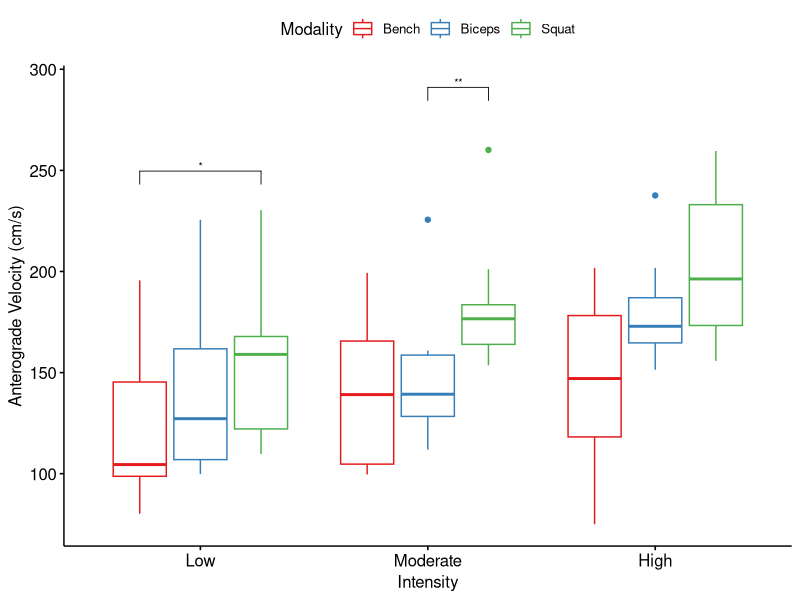
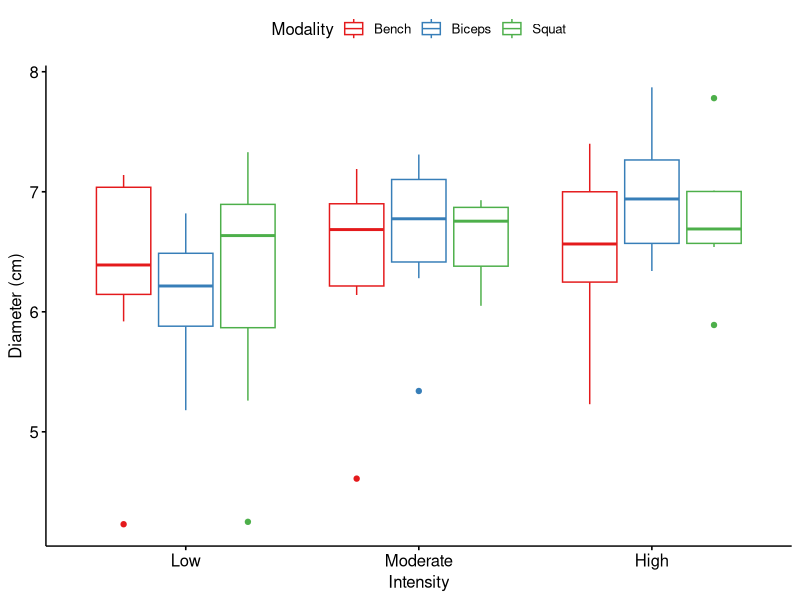
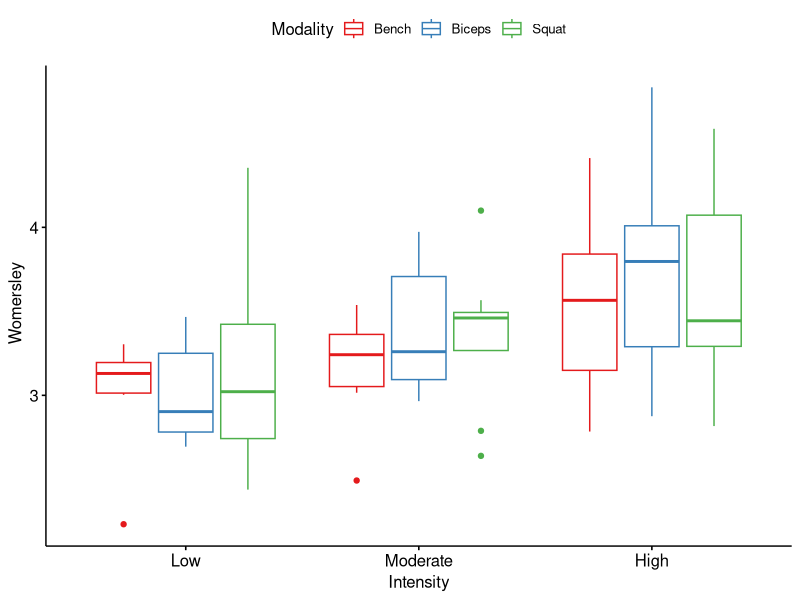
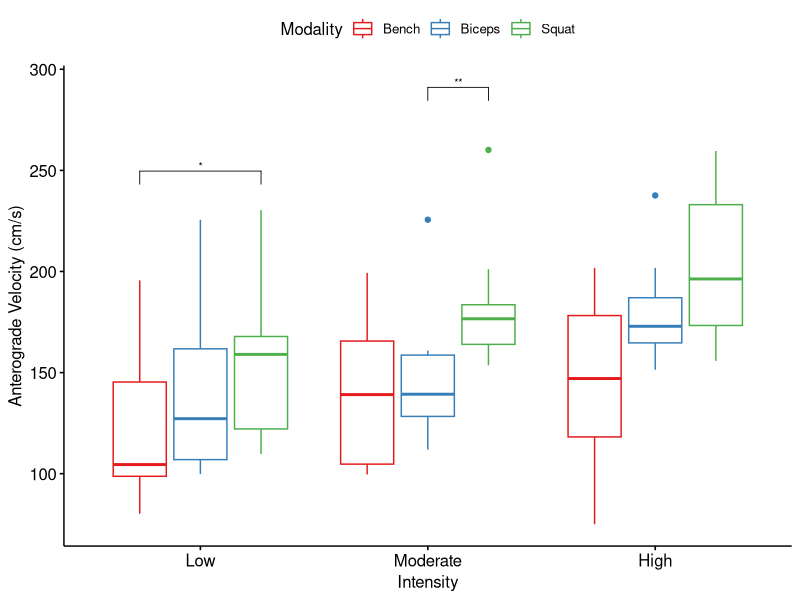
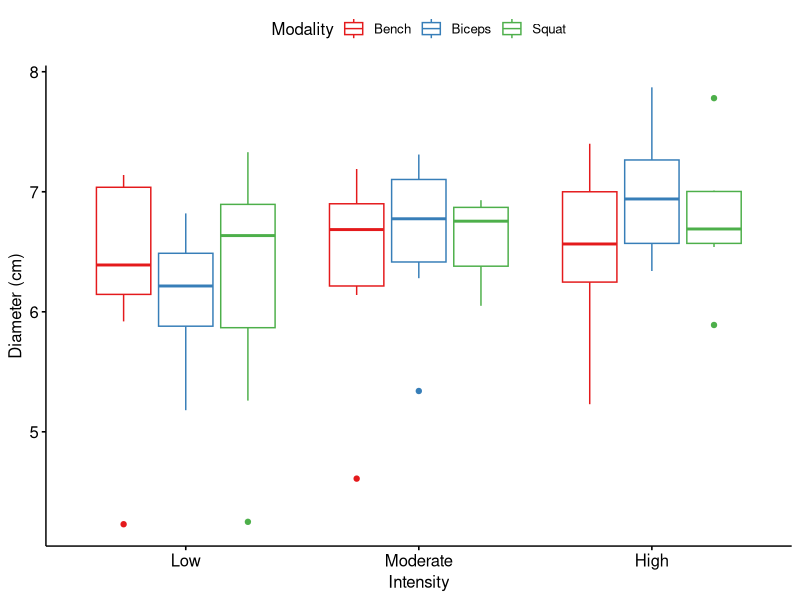
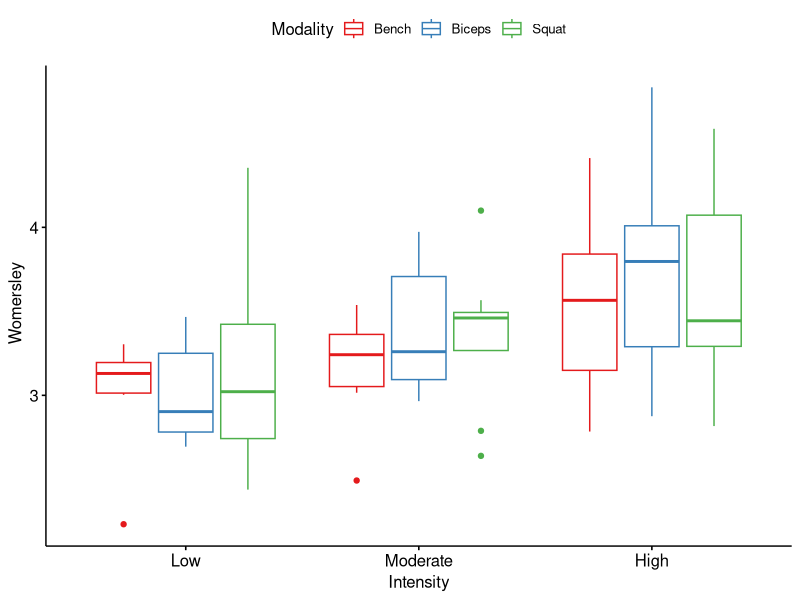

Source code (R) for these figures, in order:
library(readxl)
Modalities <- read_excel("Modalities_Data.xlsx",
                         sheet = "Couri")
View(Modalities)
attach(Modalities)

library(tidyverse)
Modalities <- Modalities %>%
  mutate(Sex=recode_factor(Sex,Male="Male",Female="Female"))%>%
  mutate(Intensity=recode_factor(Intensity,
                                 Low="Low",Moderate="Moderate", High="High"))


Baseline <- Modalities %>% filter(Intensity == "Baseline")

library(psych)
#Descriptives for all
describe(Baseline, na.rm=T, skew=FALSE, ranges=F)

##CROP DATA

Alondra <- Modalities %>%
  filter(Modality == "Squat" | Modality == "Bench"| Modality =="Biceps")
attach(Alondra)

##Descriptives by Intensity and by modality

Squat <-Alondra %>% filter(Modality == "Squat")

Squat %>%
describeBy(Squat$Intensity,
                       na.rm=T, skew=FALSE, ranges=F)

Bench <- Alondra %>% filter(Modality == "Bench")

Bench %>%
  describeBy(Bench$Intensity,
             na.rm=T, skew=FALSE, ranges=F)

Biceps <- Alondra %>% filter(Modality == "Biceps")

Biceps %>%
  describeBy(Biceps$Intensity,
             na.rm=T, skew=FALSE, ranges=F)

##Normality test
library(rstatix)
shapiro_test(Velocity)

## Velocity Analysis

# Repeated Measures Anova (within 2 x 3 subjects)
res.aov <- anova_test(data = Alondra, dv = Velocity,
                      wid = ID, within = Intensity,
                      between = Modality, effect.size = "pes")

# Greenhouse-Geisser sphericity correction is automatically applied-
#-through the Mauchly's Test for Sphericity
get_anova_table(res.aov)

# Post-hoc pairwise comparisons Holms-Bonferroni correction
pwc <- Alondra %>%
  group_by(Intensity) %>%
  pairwise_t_test(Velocity ~ Modality, paired = TRUE,
                  p.adjust.method	= "bonferroni")
pwc

# Effect size Cohen's D with Hedge's g correction for small sample size
Alondra %>%
  group_by(Intensity)  %>% cohens_d(Velocity ~ Modality,
                                    paired = TRUE, hedges.correction = TRUE)

#Plots
library(ggplot2)
library(ggpubr)
# Add position for p values in boxplot
pwc <- pwc %>% add_xy_position(x = "Intensity")
# Boxplot of Vertical Jump Height
ggboxplot(Alondra, x = "Intensity", y = "Velocity",
          color = "Modality", palette = get_palette("Set1", 3),
          ylab = "Anterograde Velocity (cm/s)") +
  stat_pvalue_manual(pwc,size = 2.8,hide.ns = TRUE)
#Save Plot
ggsave("Velocity_Alondra_couri.png")


## Diameter analysis


# Repeated Measures Anova (within 2 x 3 subjects)
res.aov2 <- anova_test(data = Alondra, dv = Diameter,
                       wid = ID, within = Intensity,
                       between = Modality, effect.size = "pes")

# Greenhouse-Geisser sphericity correction is automatically applied-
#-through the Mauchly's Test for Sphericity
get_anova_table(res.aov2)

# Post-hoc pairwise comparisons Holms-Bonferroni correction
pwc2 <- Alondra %>%
  group_by(Intensity) %>%
  pairwise_t_test(Diameter ~ Modality, paired = TRUE,
                  p.adjust.method	= "none")
pwc2

# Effect size Cohen's D with Hedge's g correction for small sample size
Alondra %>%
  group_by(Intensity)  %>%
  cohens_d(Diameter ~ Modality,
           paired = TRUE, hedges.correction = TRUE)


# Boxplot of Diameter
# Add position for p values in boxplot
pwc2 <- pwc2 %>% add_xy_position(x = "Intensity")
ggboxplot(Alondra, x = "Intensity", y = "Diameter",
          color = "Modality", palette = get_palette("Set1", 4),
          ylab = "Diameter (cm)") +
  stat_pvalue_manual(pwc2,size = 2.8,hide.ns = TRUE)
#Save Plot
ggsave("Diameter_Alondra_couri.png")


#Womersley shear stress

# Repeated Measures Anova (within 2 x 3 subjects)
res.aov3 <- anova_test(data = Alondra, dv = Womersley,
                       wid = ID, within = Intensity,
                       between = Modality, effect.size = "pes")

# Greenhouse-Geisser sphericity correction is automatically applied-
#-through the Mauchly's Test for Sphericity
get_anova_table(res.aov3)

# Post-hoc pairwise comparisons Holms-Bonferroni correction
pwc3 <- Alondra %>%
  group_by(Intensity) %>%
  pairwise_t_test(Womersley ~ Modality, paired = TRUE,
                  p.adjust.method	= "none")
pwc3

# Effect size Cohen's D with Hedge's g correction for small sample size
Alondra %>%
  group_by(Intensity)  %>%
    cohens_d(Womersley ~ Modality,
           paired = TRUE, hedges.correction = TRUE)

#Plots
library(ggplot2)
library(ggpubr)
# Add position for p values in boxplot
pwc3 <- pwc3 %>% add_xy_position(x = "Intensity")
# Boxplot of Vertical Jump Height
ggboxplot(Alondra, x = "Intensity", y = "Womersley",
          color = "Modality", palette = get_palette("Set1", 3),
          ylab = " Womersley") +
  stat_pvalue_manual(pwc3,size = 2.8,hide.ns = TRUE)
#Save Plot
ggsave("Womersley_Alondra_couri.png")
